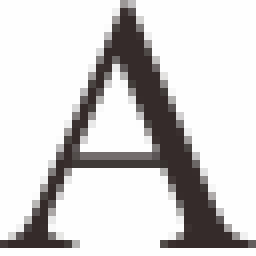
#> input picture train/a.png, 32 x 32 px (shown 8 times larger); the run also reads 1 picture not shown here
$ python hebbian.py
#> lines starting #> are read from the running program, lines starting #| are printed output that depends on the picture; after the words box and inside, x2 and y2 are one past the last pixel; in counts of white or black regions, pixels touching at a corner belong together
import io
import sys
import random
import numpy as np
from PIL import Image


def image_to_individual_weight_matrix(path):
#> called with path = 'train/a.png'
    imagea = open(path, 'rb').read()
    imga = Image.open(io.BytesIO(imagea))
#> imga is the input picture: PIL image 32x32 RGBA; mean R, G, B, A 209.7, 208.2, 208, 255
    arra = np.asarray(imga)
    arra2 = arra>(127)
    arra3 = []
    for y in range(0,32):
        for x in range(0,32):
            if arra2[y][x][0] == True:
                arra3.append(1)
            else:
                arra3.append(-1)

    arra4 = np.array(arra3)[np.newaxis]
    arra6 = np.matmul(arra4.T,arra4)
    return arra6

def image_test(path,weight):
    imagea = open(path, 'rb').read()
    imga = Image.open(io.BytesIO(imagea))
    arra = np.asarray(imga)
    arra2 = arra>(127)
    arra3 = []
    for y in range(0,32):
        for x in range(0,32):
            if arra2[y][x][0] == True:
                arra3.append(1)
            else:
                arra3.append(-1)

    arra4 = np.array(arra3)[np.newaxis]
    arra6 = np.matmul(arra4,weight)
    arra7 = [1 if x>0 else 0 for x in arra6.T]
    return arra7

def rand_test(weight):
    arra3 = []
    for y in range(0,1024):
        x = np.random.randint(0,2)
        if x ==0:
            arra3.append(-1)
        else:
            arra3.append(1)
    arra4 = np.array(arra3)[np.newaxis]
    arra6 = np.matmul(arra4,weight)
    arra7 = [1 if x>0 else 0 for x in arra6.T]
    return arra7

a = image_to_individual_weight_matrix('train/a.png')
b = image_to_individual_weight_matrix('train/b.png')
#> call 2 of image_to_individual_weight_matrix, with path = 'train/b.png'
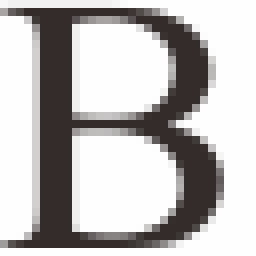
#> input picture train/b.png, 32 x 32 px (shown 8 times larger)
#> in image_to_individual_weight_matrix, imga is the input picture: PIL image 32x32 RGBA; mean R, G, B, A 187.8, 185.5, 185.2, 255
c = image_to_individual_weight_matrix('train/c.png')
#> call 3 of image_to_individual_weight_matrix, with path = 'train/c.png'
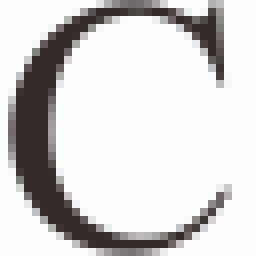
#> input picture train/c.png, 32 x 32 px (shown 8 times larger)
#> in image_to_individual_weight_matrix, imga is the input picture: PIL image 32x32 RGBA; mean R, G, B, A 212.4, 211, 210.8, 255
d = image_to_individual_weight_matrix('train/d.png')
#> call 4 of image_to_individual_weight_matrix, with path = 'train/d.png'
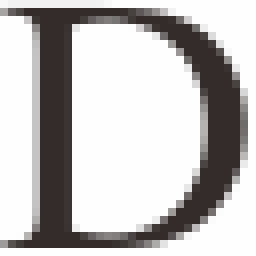
#> input picture train/d.png, 32 x 32 px (shown 8 times larger)
#> in image_to_individual_weight_matrix, imga is the input picture: PIL image 32x32 RGBA; mean R, G, B, A 191, 188.8, 188.5, 255
#> in image_to_individual_weight_matrix (call 4), `arra2 = arra>(127)`:
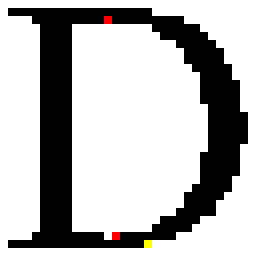
#> arra2: shape (32, 32, 4) bool (shown 8 times larger); mean R, G, B, A 0.707, 0.705, 0.704, 1
e = image_to_individual_weight_matrix('train/e.png')
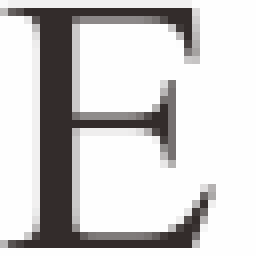
#> input picture train/e.png, 32 x 32 px (shown 8 times larger)
#> in image_to_individual_weight_matrix, imga is the input picture: PIL image 32x32 RGBA; mean R, G, B, A 205.4, 203.7, 203.5, 255
#> in image_to_individual_weight_matrix (call 5), `arra2 = arra>(127)`:
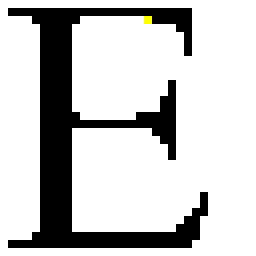
#> arra2: shape (32, 32, 4) bool (shown 8 times larger); mean R, G, B, A 0.777, 0.777, 0.776, 1


sum_of_weight = a+b+c

for x in range(1,1024):
    sum_of_weight[x][x] = 0

#at = rand_test(sum_of_weight)
test = image_test('test/tesc.png',sum_of_weight)

mat = np.reshape(test,(32,32))


img = Image.fromarray(np.uint8(mat * 255) , 'L')
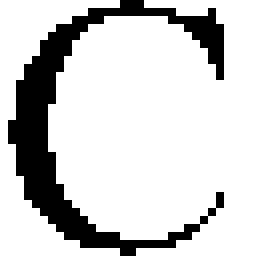
#> img: PIL image 32x32 L (shown 8 times larger); 81.2% white; 1 black region, box (x1, y1, x2, y2) and area: (1, 0, 28, 32) 193
img.show()
